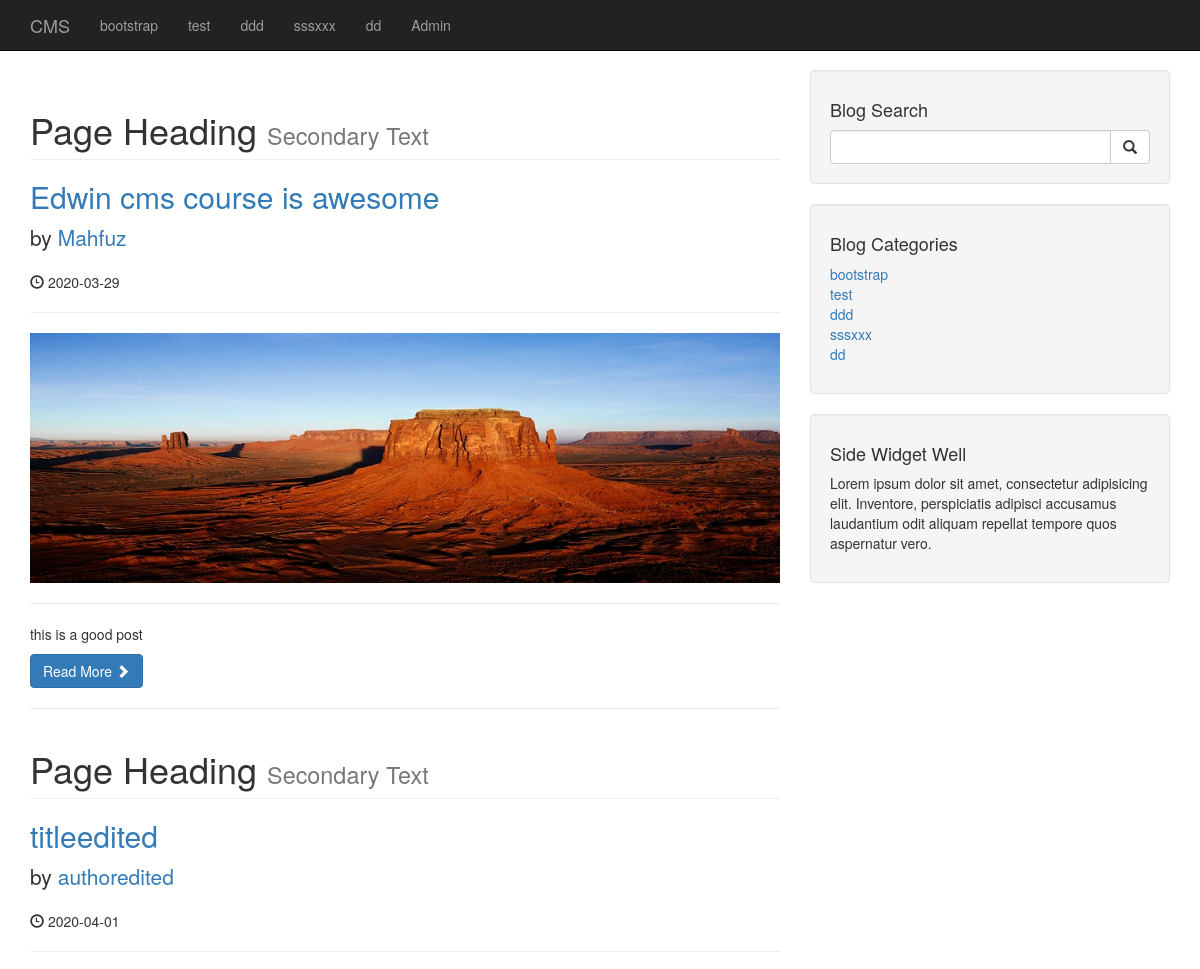
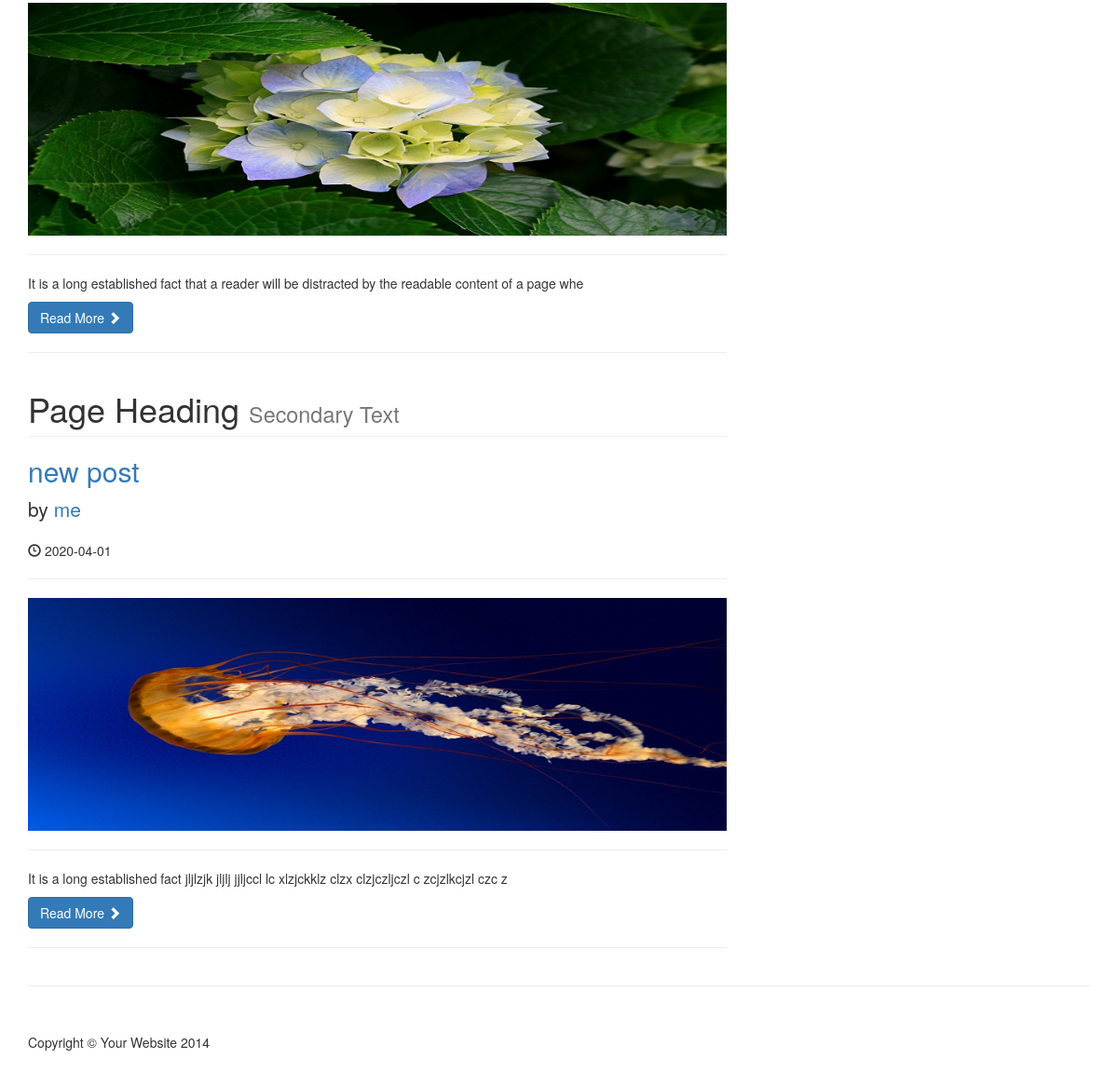
The page / on the database its author committed (2 pictures, top to bottom).
### tables this page shows
CREATE TABLE `catagories` (
  `catId` int(3) NOT NULL,
  `catTitle` varchar(255) NOT NULL
);

CREATE TABLE `posts` (
  `postId` int(3) NOT NULL,
  `postCatagoryId` int(3) NOT NULL,
  `postTitle` varchar(255) NOT NULL,
  `postAuthor` varchar(255) NOT NULL,
  `postDate` date NOT NULL,
  `postImage` text NOT NULL,
  `postContent` text NOT NULL,
  `postTags` varchar(255) NOT NULL,
  `postCommentCount` int(11) NOT NULL,
  `postStatus` varchar(255) NOT NULL DEFAULT 'draft'
);

### index.php (the view)
<?php
include "includes/header.php";
include "includes/navigation.php";
?>
    <div class="container">
        <div class="row">
            <div class="col-md-8">
                <?php
                $query = "SELECT * FROM posts";
                $selectAllPostsQuery = mysqli_query($connection,$query);
                while($row = mysqli_fetch_assoc($selectAllPostsQuery)){
                        $postId = $row['postId'];
                        $postTitle = $row['postTitle'];
                        $postAuthor = $row['postAuthor'];
                        $postDate = $row['postDate'];
                        $postImage = $row['postImage'];
                        $postContent = substr($row['postContent'], 0,100);
                        ?>
                        <h1 class="page-header">
                    Page Heading
                    <small>Secondary Text</small>
                </h1>
                <h2>
                    <a href="post.php?p_id=<?php echo $postId?>"><?php echo $postTitle?></a>
                </h2>
                <p class="lead">
                    by <a href="index.php"><?php echo $postAuthor?></a>
                </p>
                <p><span class="glyphicon glyphicon-time"></span> <?php echo $postDate?></p>
                <hr>
                <a href="post.php?p_id=<?php echo $postId?>"><img class="img-responsive" src="images/<?php echo $postImage?>" alt="Image Not Found"></a>
                <hr>
                <p><?php echo $postContent?></p>
                <a class="btn btn-primary" href="#">Read More <span class="glyphicon glyphicon-chevron-right"></span></a>
                <hr>
                <?php    } ?>
            </div>
<?php
include "includes/sidebar.php";
?>
            </div>
        <hr>
<?php
include "includes/footer.php";
?>

### includes/navigation.php (shortened to what this page needs)
<?php include "db.php";?>
<nav class="navbar navbar-inverse navbar-fixed-top" role="navigation">
        <div class="container">
            <div class="navbar-header">
                <a class="navbar-brand" href="index.php">CMS</a>
            </div>
            <div class="collapse navbar-collapse" id="bs-example-navbar-collapse-1">
                <ul class="nav navbar-nav">
                    <?php
                    $query = "SELECT * FROM catagories";
                    $selectAllCatagoriesQuery = mysqli_query($connection,$query);
                    while($row = mysqli_fetch_assoc($selectAllCatagoriesQuery)){
                    	$catTitle = $row['catTitle'];
                    	echo "<li><a href='#'>{$catTitle}</a></>";
                    }
                    ?>
                    <li>
                        <a href="admin">Admin</a>
                    </li>
                </ul>
            </div>
        </div>
    </nav>

### includes/sidebar.php
<div class="col-md-4">
				<div class="well">
					<h4>Blog Search</h4>
					<form action="search.php" method="post">
					<div class="input-group">
						<input name="search" type="text" class="form-control">
						<span class="input-group-btn">
							<button name="submit" class="btn btn-default" type="submit">
								<span class="glyphicon glyphicon-search"></span>
						</button>
						</span>
					</div>
				</form>
				</div>
				<div class="well">
				<?php
				$query = "SELECT * FROM catagories";
				$selectCatagoriesSidebar = mysqli_query($connection,$query);
				?>
					<h4>Blog Categories</h4>
					<div class="row">
						<div class="col-lg-12">
							<ul class="list-unstyled">
								<?php
								while($row = mysqli_fetch_assoc($selectCatagoriesSidebar)){
								$catTitle = $row['catTitle'];
								$catId = $row['catId'];
								echo "<li><a href='catagory.php?catagory=$catId'>{$catTitle}</a></>";
								}
								?>
							</ul>
						</div>
					</div>
				</div>
				<?php include "widget.php"; ?>
			</div>

### css/blog-home.css (style rules this page uses)
body { padding-top: 70px; }

### rows shown on the page
catagories: catTitle "bootstrap"
catagories: catTitle "test"
catagories: catTitle "ddd"
catagories: catTitle "sssxxx"
catagories: catTitle "dd"
posts: postTitle "Edwin cms course is awesome", postAuthor "Mahfuz", postDate "2020-03-29", postImage (picture), postContent "this is a good post"
posts: postTitle "titleedited", postAuthor "authoredited", postDate "2020-04-01", postImage (picture), postContent "It is a long established fact that a reader will be distracted by the readable content of a page whe"
posts: postTitle "new post", postAuthor "me", postDate "2020-04-01", postImage (picture), postContent "It is a long established fact jljlzjk jljlj jjljccl lc xlzjckklz clzx clzjczljczl c zcjzlkcjzl czc z"
